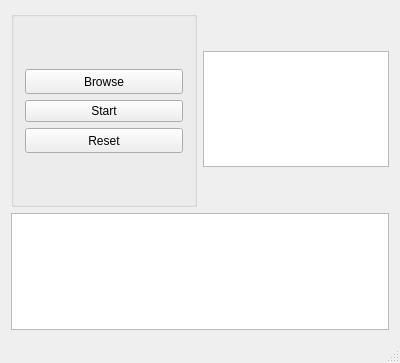
<?xml version="1.0" encoding="UTF-8"?>
<ui version="4.0">
 <class>MainWindow</class>
 <widget class="QMainWindow" name="MainWindow">
  <property name="geometry">
   <rect>
    <x>0</x>
    <y>0</y>
    <width>400</width>
    <height>363</height>
   </rect>
  </property>
  <property name="windowTitle">
   <string>MainWindow</string>
  </property>
  <widget class="QWidget" name="centralWidget">
   <layout class="QGridLayout" name="gridLayout_3">
    <item row="0" column="0">
     <layout class="QHBoxLayout" name="horizontalLayout">
      <item>
       <widget class="QGroupBox" name="symbolsGroupBox">
        <property name="sizePolicy">
         <sizepolicy hsizetype="Preferred" vsizetype="Preferred">
          <horstretch>0</horstretch>
          <verstretch>0</verstretch>
         </sizepolicy>
        </property>
        <property name="title">
         <string/>
        </property>
        <layout class="QGridLayout" name="gridLayout">
         <item row="4" column="0">
          <spacer name="verticalSpacer_2">
           <property name="orientation">
            <enum>Qt::Vertical</enum>
           </property>
           <property name="sizeType">
            <enum>QSizePolicy::MinimumExpanding</enum>
           </property>
           <property name="sizeHint" stdset="0">
            <size>
             <width>20</width>
             <height>40</height>
            </size>
           </property>
          </spacer>
         </item>
         <item row="1" column="0">
          <widget class="QPushButton" name="browseFileButton">
           <property name="minimumSize">
            <size>
             <width>0</width>
             <height>25</height>
            </size>
           </property>
           <property name="text">
            <string>Browse</string>
           </property>
           <property name="autoDefault">
            <bool>false</bool>
           </property>
           <property name="default">
            <bool>false</bool>
           </property>
           <property name="flat">
            <bool>false</bool>
           </property>
          </widget>
         </item>
         <item row="0" column="0">
          <spacer name="verticalSpacer">
           <property name="orientation">
            <enum>Qt::Vertical</enum>
           </property>
           <property name="sizeType">
            <enum>QSizePolicy::MinimumExpanding</enum>
           </property>
           <property name="sizeHint" stdset="0">
            <size>
             <width>20</width>
             <height>40</height>
            </size>
           </property>
          </spacer>
         </item>
         <item row="3" column="0">
          <widget class="QPushButton" name="resetButton">
           <property name="minimumSize">
            <size>
             <width>0</width>
             <height>25</height>
            </size>
           </property>
           <property name="text">
            <string>Reset</string>
           </property>
          </widget>
         </item>
         <item row="2" column="0">
          <widget class="QPushButton" name="startButton">
           <property name="text">
            <string>Start</string>
           </property>
          </widget>
         </item>
        </layout>
       </widget>
      </item>
      <item>
       <layout class="QGridLayout" name="gridLayout_2">
        <item row="0" column="0">
         <spacer name="verticalSpacer_3">
          <property name="orientation">
           <enum>Qt::Vertical</enum>
          </property>
          <property name="sizeType">
           <enum>QSizePolicy::MinimumExpanding</enum>
          </property>
          <property name="sizeHint" stdset="0">
           <size>
            <width>20</width>
            <height>40</height>
           </size>
          </property>
         </spacer>
        </item>
        <item row="2" column="0">
         <spacer name="verticalSpacer_4">
          <property name="orientation">
           <enum>Qt::Vertical</enum>
          </property>
          <property name="sizeType">
           <enum>QSizePolicy::MinimumExpanding</enum>
          </property>
          <property name="sizeHint" stdset="0">
           <size>
            <width>20</width>
            <height>40</height>
           </size>
          </property>
         </spacer>
        </item>
        <item row="1" column="0">
         <widget class="QPlainTextEdit" name="inputWordsPlainText">
          <property name="enabled">
           <bool>true</bool>
          </property>
          <property name="sizePolicy">
           <sizepolicy hsizetype="Ignored" vsizetype="Expanding">
            <horstretch>0</horstretch>
            <verstretch>0</verstretch>
           </sizepolicy>
          </property>
          <property name="minimumSize">
           <size>
            <width>20</width>
            <height>0</height>
           </size>
          </property>
          <property name="maximumSize">
           <size>
            <width>16777215</width>
            <height>16777215</height>
           </size>
          </property>
         </widget>
        </item>
       </layout>
      </item>
     </layout>
    </item>
    <item row="1" column="0">
     <widget class="QPlainTextEdit" name="consolePlainText">
      <property name="enabled">
       <bool>true</bool>
      </property>
      <property name="frameShape">
       <enum>QFrame::StyledPanel</enum>
      </property>
      <property name="frameShadow">
       <enum>QFrame::Sunken</enum>
      </property>
      <property name="plainText">
       <string/>
      </property>
      <property name="textInteractionFlags">
       <set>Qt::TextSelectableByKeyboard|Qt::TextSelectableByMouse</set>
      </property>
     </widget>
    </item>
   </layout>
  </widget>
  <widget class="QMenuBar" name="menuBar">
   <property name="geometry">
    <rect>
     <x>0</x>
     <y>0</y>
     <width>400</width>
     <height>22</height>
    </rect>
   </property>
  </widget>
  <widget class="QStatusBar" name="statusBar"/>
 </widget>
 <layoutdefault spacing="6" margin="11"/>
 <resources/>
 <connections/>
</ui>
